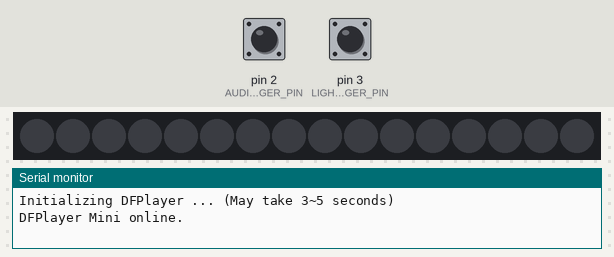
Simulated run of this program. Board: Arduino Uno, built with avr-gcc and run on an emulated ATmega328P. Parts: 16 RGB LEDs in strip order, left to right, the last lines printed to the serial monitor. The inputs (shaded band) are chosen by the test bench; at power-on: pin 3 (LIGHT_TRIGGER_PIN) HIGH, pin 2 (AUDIO_TRIGGER_PIN) HIGH. The strip is taken to match the declared colour order; random numbers use the default seed unless the program sets one; the audio player accepts every command and is not drawn.

Above: at 1.7 s.
1.8 s: pin 3 (LIGHT_TRIGGER_PIN) pulled LOW for 0.15 s
At 1.97 s:
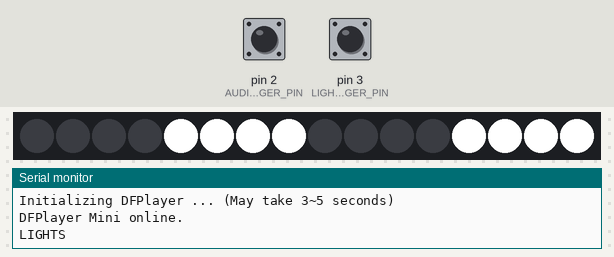
3.2 s: pin 3 (LIGHT_TRIGGER_PIN) pulled LOW for 1 s
At 3.9 s:
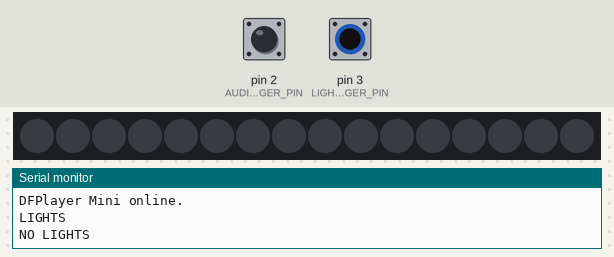
5.7 s: pin 3 (LIGHT_TRIGGER_PIN) pulled LOW for 3.2 s
At 6.12 s:
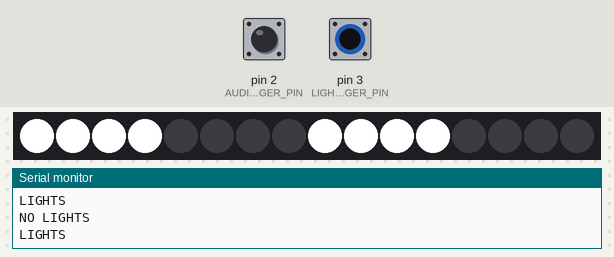
Timing chart, 0 to 8.7 s (numbered marks = the images above; inputs shaded):
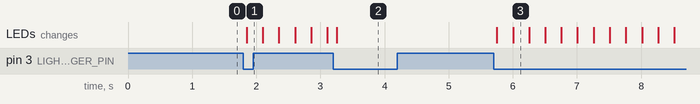

The program:

main.cpp
```cpp
#include <Arduino.h>
#include <SoftwareSerial.h>
#include "InputDebounce.h"
#include "DFRobotDFPlayerMini.h"
#include <Adafruit_NeoPixel.h>
#ifdef __AVR__
#include <avr/power.h>
#endif

#define DEBUG
#define BUTTON_DEBOUNCE_DELAY 20 // [ms]
#define NUMPIXELS 16
#define NEOPIXEL_DATA_PIN 12
#define LIGHT_FRAME_LENGTH 250 // [ms]
#define MAX_LIGHT_FRAMES 2

// pin definitions
static const int AUDIO_TRIGGER_PIN = 2;
static const int AUDIO_BUSY_PIN = 7;
static const int LIGHT_TRIGGER_PIN = 3;
int lastAudioTriggerState = HIGH;
int audioTriggerState;
int lastLightTriggerState = HIGH;
int lightTriggerState;

Adafruit_NeoPixel pixels = Adafruit_NeoPixel(NUMPIXELS, NEOPIXEL_DATA_PIN, NEO_RBWG + NEO_KHZ800);
static const int lightbar_1_start = 0;
static const int lightbar_1_end = 7;
static const int lightbar_2_start = 8;
static const int lightbar_2_end = 15;

// state variables
int selectedAudioFile = -1;
bool lightsActive = false;
long lightFrameStartTime = 0;

unsigned long lastAudioDebounceTime = 0;
unsigned long lastLightDebounceTime = 0;
unsigned long debounceDelay = 50; // the debounce time; increase if the output flickers

int currentLightFrame = 0;

// MP3 player module
DFRobotDFPlayerMini myDFPlayer;
void printDetail(uint8_t type, int value);
SoftwareSerial Serial1(8, 9); // RX, TX
const int numAudioFiles = 3;
const bool audioLoop[] = {true, false, true};

long getRandomAudioFile()
{
  return random(1, numAudioFiles + 1);
}

void setSelectedAudioFile(int audioFile)
{
  selectedAudioFile = audioFile;
}

bool shouldAudioLoop()
{
  return (selectedAudioFile > 0) ? audioLoop[selectedAudioFile - 1] : false;
}

bool audioIsPlaying()
{
  return !digitalRead(AUDIO_BUSY_PIN);
}

void getNewLightFrame(long currentTime)
{
  lightFrameStartTime = currentTime;
  currentLightFrame++;
  if (currentLightFrame == MAX_LIGHT_FRAMES)
  {
    currentLightFrame = 0;
  }
}

void printDetail(uint8_t type, int value)
{
// mark all these as debug prints for now
#ifdef DEBUG
  switch (type)
  {
  case TimeOut:
    Serial.println(F("Time Out!"));
    break;
  case WrongStack:
    Serial.println(F("Stack Wrong!"));
    break;
  case DFPlayerCardInserted:
    Serial.println(F("Card Inserted!"));
    break;
  case DFPlayerCardRemoved:
    Serial.println(F("Card Removed!"));
    break;
  case DFPlayerCardOnline:
    Serial.println(F("Card Online!"));
    break;
  case DFPlayerUSBInserted:
    Serial.println("USB Inserted!");
    break;
  case DFPlayerUSBRemoved:
    Serial.println("USB Removed!");
    break;
  case DFPlayerPlayFinished:
    Serial.print(F("Number:"));
    Serial.print(value);
    Serial.println(F(" Play Finished!"));
    break;
  case DFPlayerError:
    Serial.print(F("DFPlayerError:"));
    switch (value)
    {
    case Busy:
      Serial.println(F("Card not found"));
      break;
    case Sleeping:
      Serial.println(F("Sleeping"));
      break;
    case SerialWrongStack:
      Serial.println(F("Get Wrong Stack"));
      break;
    case CheckSumNotMatch:
      Serial.println(F("Check Sum Not Match"));
      break;
    case FileIndexOut:
      Serial.println(F("File Index Out of Bound"));
      break;
    case FileMismatch:
      Serial.println(F("Cannot Find File"));
      break;
    case Advertise:
      Serial.println(F("In Advertise"));
      break;
    default:
      break;
    }
    break;
  default:
    break;
  }
#endif
}

void updateLights(long currentTime)
{
  if (currentTime > (lightFrameStartTime + LIGHT_FRAME_LENGTH))
  {
    getNewLightFrame(currentTime);
  }
  if (currentLightFrame == 0)
  {
    for (int i = 0; i < 4; i++)
    {
      pixels.setPixelColor(i, pixels.Color(0, 255, 0, 255));
    }
    for (int i = 8; i < 12; i++)
    {
      pixels.setPixelColor(i, pixels.Color(0, 255, 0, 255));
    }
    for (int i = 4; i < 8; i++)
    {
      pixels.setPixelColor(i, pixels.Color(0, 0, 0, 0));
    }
    for (int i = 12; i < 16; i++)
    {
      pixels.setPixelColor(i, pixels.Color(0, 0, 0, 0));
    }
  }
  else if (currentLightFrame == 1)
  {
    for (int i = 0; i < 4; i++)
    {
      pixels.setPixelColor(i, pixels.Color(0, 0, 0, 0));
    }
    for (int i = 8; i < 12; i++)
    {
      pixels.setPixelColor(i, pixels.Color(0, 0, 0, 0));
    }
    for (int i = 4; i < 8; i++)
    {
      pixels.setPixelColor(i, pixels.Color(0, 255, 0, 255));
    }
    for (int i = 12; i < 16; i++)
    {
      pixels.setPixelColor(i, pixels.Color(0, 255, 0, 255));
    }

    // // set all other neopixels orange
    // pixels.setPixelColor(10, pixels.Color(255, 165, 0));
  }
  pixels.show();
}

void resetLights()
{
  currentLightFrame = 0;
  pixels.clear();
  pixels.show();
}

void setup()
{
  // initialise LEDS
  pixels.begin(); // This initializes the NeoPixel library.
  pixels.show();

  // init serial
  Serial1.begin(9600);
  Serial.begin(115200);

#ifdef DEBUG
  Serial.println();
  Serial.println(F("Initializing DFPlayer ... (May take 3~5 seconds)"));
#else
  Serial.println(F("Debug not enabled"));
#endif

  // Use softwareSerial to communicate with mp3.
  if (!myDFPlayer.begin(Serial1))
  {
#ifdef DEBUG
    Serial.println(F("Unable to begin:"));
    Serial.println(F("1.Please recheck the connection!"));
    Serial.println(F("2.Please insert the SD card!"));
#endif
    while (true)
    {
      delay(0); // Code to compatible with ESP8266 watch dog.
    }
  }
#ifdef DEBUG
  Serial.println(F("DFPlayer Mini online."));
#endif

  myDFPlayer.volume(30); //Set volume value. From 0 to 30
  myDFPlayer.play(1);    //Play the first mp3

  pinMode(AUDIO_TRIGGER_PIN, INPUT_PULLUP);
  pinMode(LIGHT_TRIGGER_PIN, INPUT_PULLUP);
}

void loop()
{
  unsigned long now = millis();

  // read the state of the audio switch into a local variable:
  int audioPinReading = digitalRead(AUDIO_TRIGGER_PIN);

  // If the audio switch changed, due to noise or pressing:
  if (audioPinReading != lastAudioTriggerState)
  {
    // reset the debouncing timer
    lastAudioDebounceTime = now;
  }

  if ((now - lastAudioDebounceTime) > debounceDelay)
  {
    // whatever the reading is at, it's been there for longer than the debounce
    // delay, so take it as the actual current state:

    // if the button state has changed:
    if (audioPinReading != audioTriggerState)
    {
      audioTriggerState = audioPinReading;

      // If audioTriggerState is LOW, Play or stop audio as required
      if (audioTriggerState == LOW)
      {
        if (!audioIsPlaying())
        {
          setSelectedAudioFile(getRandomAudioFile());
          myDFPlayer.play(selectedAudioFile);
#ifdef DEBUG
          Serial.println("Playing audio");
          Serial.print("Selected audio file: ");
          Serial.println(selectedAudioFile);
          Serial.print("Audio file loops? ");
          Serial.println((shouldAudioLoop()) ? "Yes" : "No");
#endif
        }
        else
        {
          setSelectedAudioFile(0);
          myDFPlayer.stop();
#ifdef DEBUG
          Serial.println("Stopping audio");
#endif
        }
      }
    }
  }
  lastAudioTriggerState = audioPinReading;
  if (myDFPlayer.available())
  {
    printDetail(myDFPlayer.readType(), myDFPlayer.read()); //Print the detail message from DFPlayer to handle different errors and states.
  }

  int lightPinReading = digitalRead(LIGHT_TRIGGER_PIN);

  // If the audio switch changed, due to noise or pressing:
  if (lightPinReading != lastLightTriggerState)
  {
    // reset the debouncing timer
    lastLightDebounceTime = now;
  }

  if ((now - lastLightDebounceTime) > debounceDelay)
  {
    // whatever the reading is at, it's been there for longer than the debounce
    // delay, so take it as the actual current state:

    // if the button state has changed:
    if (lightPinReading != lightTriggerState)
    {
      lightTriggerState = lightPinReading;

      // only toggle the LED if the new button state is HIGH
      if (lightTriggerState == LOW)
      {
        lightsActive = !lightsActive;
#ifdef DEBUG
        Serial.println(lightsActive ? F("LIGHTS") : F("NO LIGHTS"));
#endif
        if (lightsActive)
        {
          // we've just activated the lights so initialise
          // the light frame
          getNewLightFrame(now);
        }
        else
        {
          resetLights();
        }
      }
    }
  }
  lastLightTriggerState = lightPinReading;

  // if the lights are active, we should update them
  if (lightsActive)
  {
    updateLights(now);
  }
}
```

Measured:
- after the input at 1.8 s, the LEDs: change after 0.05 s (image 1)
- after the input at 5.7 s, the LEDs: first change after 0.05 s (image 3 shows a later state)
